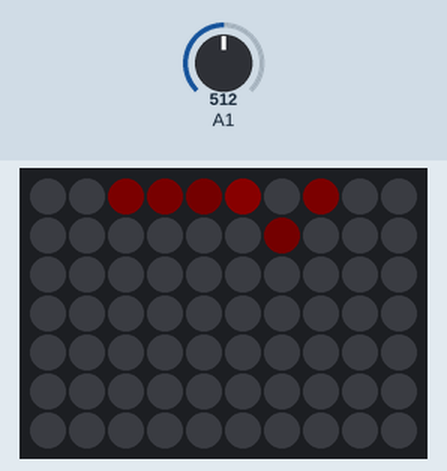
This sketch was run on a simulated Arduino Uno, built with avr-gcc and run on an emulated ATmega328P. Parts: 10×7 RGB LED matrix (first LED top left, wired row by row). The inputs (shaded band) are chosen by the test bench; at power-on: A1 = 512. Dim RGB values are drawn brighter than linear; random numbers use the default seed unless the sketch sets one.

Above: at 1.2 s.
1.3 s: A1 set to 716
At 1.48 s:
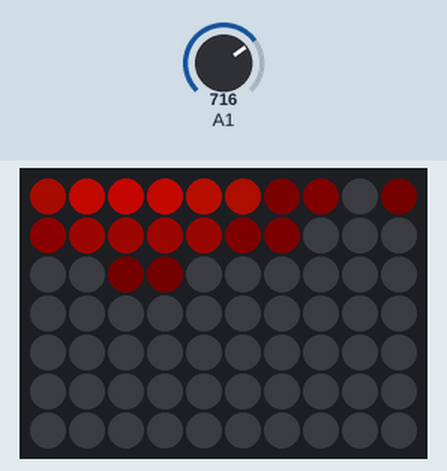
2.9 s: A1 set to 900
At 3.05 s:
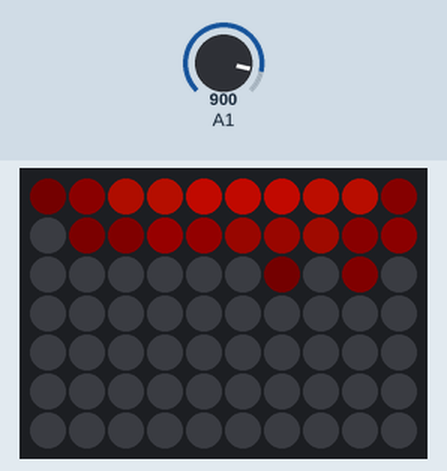
4.4 s: A1 set to 1023
At 4.62 s:
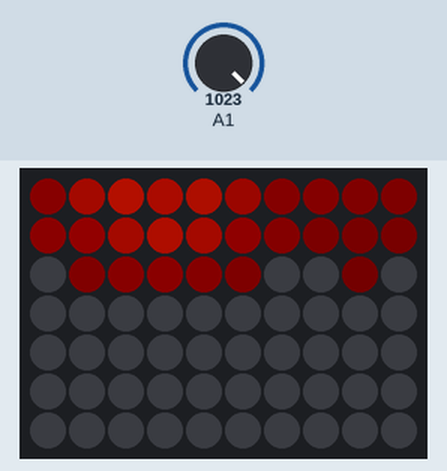

The sketch:

FireMicrophoneSlightlyDefective.ino
```cpp
#include <FastLED.h>

#define LED_PIN  6

#define COLOR_ORDER RGB
#define CHIPSET     WS2811

#define BRIGHTNESS 255

#define  MESSAGE "This is a little message inclubing a typo. If you can read this, you stared long enough onto these pixels to actually read all of it."

// Helper functions for an two-dimensional XY matrix of pixels.
// Simple 2-D demo code is included as well.
//
//     XY(x,y) takes x and y coordinates and returns an LED index number,
//             for use like this:  leds[ XY(x,y) ] == CRGB::Red;
//             No error checking is performed on the ranges of x and y.
//
//     XYsafe(x,y) takes x and y coordinates and returns an LED index number,
//             for use like this:  leds[ XY(x,y) ] == CRGB::Red;
//             Error checking IS performed on the ranges of x and y, and an
//             index of "-1" is returned.  Special instructions below
//             explain how to use this without having to do your own error
//             checking every time you use this function.
//             This is a slightly more advanced technique, and
//             it REQUIRES SPECIAL ADDITIONAL setup, described below.


// Params for width and height
const uint8_t kMatrixWidth = 10;
const uint8_t kMatrixHeight = 7;

// Param for different pixel layouts
const bool    kMatrixSerpentineLayout = true;
// Set 'kMatrixSerpentineLayout' to false if your pixels are
// laid out all running the same way, like this:
//
//     0 >  1 >  2 >  3 >  4
//                         |
//     .----<----<----<----'
//     |
//     5 >  6 >  7 >  8 >  9
//                         |
//     .----<----<----<----'
//     |
//    10 > 11 > 12 > 13 > 14
//                         |
//     .----<----<----<----'
//     |
//    15 > 16 > 17 > 18 > 19
//
// Set 'kMatrixSerpentineLayout' to true if your pixels are
// laid out back-and-forth, like this:
//
//     0 >  1 >  2 >  3 >  4
//                         |
//                         |
//     9 <  8 <  7 <  6 <  5
//     |
//     |
//    10 > 11 > 12 > 13 > 14
//                        |
//                        |
//    19 < 18 < 17 < 16 < 15
//
// Bonus vocabulary word: anything that goes one way
// in one row, and then backwards in the next row, and so on
// is call "boustrophedon", meaning "as the ox plows."


// This function will return the right 'led index number' for
// a given set of X and Y coordinates on your matrix.
// IT DOES NOT CHECK THE COORDINATE BOUNDARIES.
// That's up to you.  Don't pass it bogus values.
//
// Use the "XY" function like this:
//
//    for( uint8_t x = 0; x < kMatrixWidth; x++) {
//      for( uint8_t y = 0; y < kMatrixHeight; y++) {
//
//        // Here's the x, y to 'led index' in action:
//        leds[ XY( x, y) ] = CHSV( random8(), 255, 255);
//
//      }
//    }
//
//
uint16_t XY( uint8_t x, uint8_t y)
{
  uint16_t i;

  if ( kMatrixSerpentineLayout == false) {
    i = (y * kMatrixWidth) + x;
  }

  if ( kMatrixSerpentineLayout == true) {
    if ( !(y & 0x01)) {
      // Odd rows run backwards
      uint8_t reverseX = (kMatrixWidth - 1) - x;
      i = (y * kMatrixWidth) + reverseX;
    }
    else {
      // Even rows run forwards
      i = (y * kMatrixWidth) + x;
    }
  }

  return i;
}


// Once you've gotten the basics working (AND NOT UNTIL THEN!)
// here's a helpful technique that can be tricky to set up, but
// then helps you avoid the needs for sprinkling array-bound-checking
// throughout your code.
//
// It requires a careful attention to get it set up correctly, but
// can potentially make your code smaller and faster.
//
// Suppose you have an 8 x 5 matrix of 40 LEDs.  Normally, you'd
// delcare your leds array like this:
//    CRGB leds[40];
// But instead of that, declare an LED buffer with one extra pixel in
// it, "leds_plus_safety_pixel".  Then declare "leds" as a pointer to
// that array, but starting with the 2nd element (id=1) of that array:
//    CRGB leds_with_safety_pixel[41];
//    const CRGB* leds( leds_plus_safety_pixel + 1);
// Then you use the "leds" array as you normally would.
// Now "leds[0..N]" are aliases for "leds_plus_safety_pixel[1..(N+1)]",
// AND leds[-1] is now a legitimate and safe alias for leds_plus_safety_pixel[0].
// leds_plus_safety_pixel[0] aka leds[-1] is now your "safety pixel".
//
// Now instead of using the XY function above, use the one below, "XYsafe".
//
// If the X and Y values are 'in bounds', this function will return an index
// into the visible led array, same as "XY" does.
// HOWEVER -- and this is the trick -- if the X or Y values
// are out of bounds, this function will return an index of -1.
// And since leds[-1] is actually just an alias for leds_plus_safety_pixel[0],
// it's a totally safe and legal place to access.  And since the 'safety pixel'
// falls 'outside' the visible part of the LED array, anything you write
// there is hidden from view automatically.
// Thus, this line of code is totally safe, regardless of the actual size of
// your matrix:
//    leds[ XYsafe( random8(), random8() ) ] = CHSV( random8(), 255, 255);
//
// The only catch here is that while this makes it safe to read from and
// write to 'any pixel', there's really only ONE 'safety pixel'.  No matter
// what out-of-bounds coordinates you write to, you'll really be writing to
// that one safety pixel.  And if you try to READ from the safety pixel,
// you'll read whatever was written there last, reglardless of what coordinates
// were supplied.

#define NUM_LEDS (kMatrixWidth * kMatrixHeight)
CRGB leds_plus_safety_pixel[ NUM_LEDS + 1];
CRGB* leds( leds_plus_safety_pixel + 1);
byte buf[ 2 ][ kMatrixWidth+2 ][ kMatrixHeight+4 ];
byte bufi = 0;
int mic_cur, mic_old, mic_delta, mic_mean, mic_mean_delta, mic_mean_old, mic_mean_far = 0;

uint16_t XYsafe( int x, int y)
{
  if ( x >= kMatrixWidth) return -1;
  if ( y >= kMatrixHeight) return -1;
  if ( x < 0) return -1;
  if ( y < 0) return -1;
  return XY(x, y);
}


static unsigned char Font5x7[] = {
  0x00, 0x00, 0x00, 0x00, 0x00,// (space)
  0x00, 0x00, 0x5F, 0x00, 0x00,// !
  0x00, 0x07, 0x00, 0x07, 0x00,// "
  0x14, 0x7F, 0x14, 0x7F, 0x14,// #
  0x24, 0x2A, 0x7F, 0x2A, 0x12,// $
  0x23, 0x13, 0x08, 0x64, 0x62,// %
  0x36, 0x49, 0x55, 0x22, 0x50,// &
  0x00, 0x05, 0x03, 0x00, 0x00,// '
  0x00, 0x1C, 0x22, 0x41, 0x00,// (
  0x00, 0x41, 0x22, 0x1C, 0x00,// )
  0x08, 0x2A, 0x1C, 0x2A, 0x08,// *
  0x08, 0x08, 0x3E, 0x08, 0x08,// +
  0x00, 0x50, 0x30, 0x00, 0x00,// ,
  0x08, 0x08, 0x08, 0x08, 0x08,// -
  0x00, 0x60, 0x60, 0x00, 0x00,// .
  0x20, 0x10, 0x08, 0x04, 0x02,// /
  0x3E, 0x51, 0x49, 0x45, 0x3E,// 0
  0x00, 0x42, 0x7F, 0x40, 0x00,// 1
  0x42, 0x61, 0x51, 0x49, 0x46,// 2
  0x21, 0x41, 0x45, 0x4B, 0x31,// 3
  0x18, 0x14, 0x12, 0x7F, 0x10,// 4
  0x27, 0x45, 0x45, 0x45, 0x39,// 5
  0x3C, 0x4A, 0x49, 0x49, 0x30,// 6
  0x01, 0x71, 0x09, 0x05, 0x03,// 7
  0x36, 0x49, 0x49, 0x49, 0x36,// 8
  0x06, 0x49, 0x49, 0x29, 0x1E,// 9
  0x00, 0x36, 0x36, 0x00, 0x00,// :
  0x00, 0x56, 0x36, 0x00, 0x00,// ;
  0x00, 0x08, 0x14, 0x22, 0x41,// <
  0x14, 0x14, 0x14, 0x14, 0x14,// =
  0x41, 0x22, 0x14, 0x08, 0x00,// >
  0x02, 0x01, 0x51, 0x09, 0x06,// ?
  0x32, 0x49, 0x79, 0x41, 0x3E,// @
  0x7E, 0x11, 0x11, 0x11, 0x7E,// A
  0x7F, 0x49, 0x49, 0x49, 0x36,// B
  0x3E, 0x41, 0x41, 0x41, 0x22,// C
  0x7F, 0x41, 0x41, 0x22, 0x1C,// D
  0x7F, 0x49, 0x49, 0x49, 0x41,// E
  0x7F, 0x09, 0x09, 0x01, 0x01,// F
  0x3E, 0x41, 0x41, 0x51, 0x32,// G
  0x7F, 0x08, 0x08, 0x08, 0x7F,// H
  0x00, 0x41, 0x7F, 0x41, 0x00,// I
  0x20, 0x40, 0x41, 0x3F, 0x01,// J
  0x7F, 0x08, 0x14, 0x22, 0x41,// K
  0x7F, 0x40, 0x40, 0x40, 0x40,// L
  0x7F, 0x02, 0x04, 0x02, 0x7F,// M
  0x7F, 0x04, 0x08, 0x10, 0x7F,// N
  0x3E, 0x41, 0x41, 0x41, 0x3E,// O
  0x7F, 0x09, 0x09, 0x09, 0x06,// P
  0x3E, 0x41, 0x51, 0x21, 0x5E,// Q
  0x7F, 0x09, 0x19, 0x29, 0x46,// R
  0x46, 0x49, 0x49, 0x49, 0x31,// S
  0x01, 0x01, 0x7F, 0x01, 0x01,// T
  0x3F, 0x40, 0x40, 0x40, 0x3F,// U
  0x1F, 0x20, 0x40, 0x20, 0x1F,// V
  0x7F, 0x20, 0x18, 0x20, 0x7F,// W
  0x63, 0x14, 0x08, 0x14, 0x63,// X
  0x03, 0x04, 0x78, 0x04, 0x03,// Y
  0x61, 0x51, 0x49, 0x45, 0x43,// Z
  0x00, 0x00, 0x7F, 0x41, 0x41,// [
  0x02, 0x04, 0x08, 0x10, 0x20,// "\"
  0x41, 0x41, 0x7F, 0x00, 0x00,// ]
  0x04, 0x02, 0x01, 0x02, 0x04,// ^
  0x40, 0x40, 0x40, 0x40, 0x40,// _
  0x00, 0x01, 0x02, 0x04, 0x00,// `
  0x20, 0x54, 0x54, 0x54, 0x78,// a
  0x7F, 0x48, 0x44, 0x44, 0x38,// b
  0x38, 0x44, 0x44, 0x44, 0x20,// c
  0x38, 0x44, 0x44, 0x48, 0x7F,// d
  0x38, 0x54, 0x54, 0x54, 0x18,// e
  0x08, 0x7E, 0x09, 0x01, 0x02,// f
  0x08, 0x14, 0x54, 0x54, 0x3C,// g
  0x7F, 0x08, 0x04, 0x04, 0x78,// h
  0x00, 0x44, 0x7D, 0x40, 0x00,// i
  0x20, 0x40, 0x44, 0x3D, 0x00,// j
  0x00, 0x7F, 0x10, 0x28, 0x44,// k
  0x00, 0x41, 0x7F, 0x40, 0x00,// l
  0x7C, 0x04, 0x18, 0x04, 0x78,// m
  0x7C, 0x08, 0x04, 0x04, 0x78,// n
  0x38, 0x44, 0x44, 0x44, 0x38,// o
  0x7C, 0x14, 0x14, 0x14, 0x08,// p
  0x08, 0x14, 0x14, 0x18, 0x7C,// q
  0x7C, 0x08, 0x04, 0x04, 0x08,// r
  0x48, 0x54, 0x54, 0x54, 0x20,// s
  0x04, 0x3F, 0x44, 0x40, 0x20,// t
  0x3C, 0x40, 0x40, 0x20, 0x7C,// u
  0x1C, 0x20, 0x40, 0x20, 0x1C,// v
  0x3C, 0x40, 0x30, 0x40, 0x3C,// w
  0x44, 0x28, 0x10, 0x28, 0x44,// x
  0x0C, 0x50, 0x50, 0x50, 0x3C,// y
  0x44, 0x64, 0x54, 0x4C, 0x44,// z
  0x00, 0x08, 0x36, 0x41, 0x00,// {
  0x00, 0x00, 0x7F, 0x00, 0x00,// |
  0x00, 0x41, 0x36, 0x08, 0x00,// }
  0x08, 0x08, 0x2A, 0x1C, 0x08,// ->
  0x08, 0x1C, 0x2A, 0x08, 0x08 // <-
};


// Demo that USES "XY" follows code below

void loop()
{
  mic_cur = analogRead(A1);
  mic_delta = mic_cur - mic_old;
  //if( abs(mic_delta) < 2 ) mic_delta = 0;
  mic_mean += mic_delta / 4;
  mic_mean_delta = mic_mean - mic_mean_old;
  mic_mean_far += mic_mean_delta / 16;
  mic_old = mic_cur;
  mic_mean_old = mic_mean;

  int length = strlen(MESSAGE) * 6 + 20;
  uint32_t ms = millis();
  ms = ms & 0x0003FFFF;

  FireLoop();
  //MicroShow(ms);
  FastLED.show();
}

void MicroShow(uint32_t ms) {
  //if(mic_delta > 8) { leds[ XYsafe(0,0) ] = CRGB(0,0,255); }
  for( byte x = kMatrixWidth - 1; x > 0; x-- ) {
    for( byte y = 0; y < kMatrixHeight; y++ ) {
      leds[ XYsafe(x,y) ] = leds[ XYsafe(x-1, y) ];
    }
  }
  int l = (abs(mic_mean_far - mic_cur)*8);
  for( int i = 0; i < kMatrixHeight; i++) {
    leds[ XYsafe(0,i) ] = CRGB(0,0, min(255, l) );
    l = max(0,l-256);
  }
}

void SinesLoop(uint32_t ms) {
  Clear();
  for( int x = 0; x < kMatrixWidth; x++) {
    leds[ XYsafe(x, ((1.2+sin((ms+x)/4.0))/2.4)*kMatrixHeight) ].r = 255;
    leds[ XYsafe(x, ((1.2+sin((ms+x+7)/4.0))/2.4)*kMatrixHeight) ].g = 255;
    leds[ XYsafe(x, ((1.2+sin((ms+x+15)/4.0))/2.4)*kMatrixHeight) ].b = 255;
  }
}

CRGB palette(byte shade) {
  double r = 1-cos(((shade/255.0)*PI)/2);
  double g = ((1-cos(((shade/255.0)*6*PI)/2))/2) * (r*r*0.5);
  double b = (1-cos((max(shade-128,0)/128.0)*0.5*PI)) * r;
  return CRGB(r*255, g*255 , b*255);
}

#define COOLDOWN 12
uint16_t firecount = 0;
void FireLoop() {
  if( firecount % 4 == 0 ) {
    for( byte x = 0; x < kMatrixWidth+2; x++ ) {
      byte r = random(3);
      buf[bufi][x][kMatrixHeight+2] = (byte)0x31 << r;
      buf[bufi][x][kMatrixHeight+3] = (byte)0x31 << r+1;
    }
  }
  if( mic_mean_delta > 8 ) {
    byte w = min(4, mic_mean_delta/16) + 1;
    byte o = 1+w+random(kMatrixWidth-w-1);
    for( byte x = o-w; x <= o+w; x++) {
      for( byte y = 1; y <= 3; y++)  {
        buf[bufi][x][kMatrixHeight+y] = 255-((y-1)*64);
      }
    }
  }
  for( byte x = 1; x <= kMatrixWidth; x++ ) {
    for( int y = 0; y <= kMatrixHeight+2; y++ ) {
      int delta = (buf[bufi][x-1][y] + buf[bufi][x+1][y] + buf[bufi][x][y-1] + buf[bufi][x][y+1]) / 4;
      if( delta <= COOLDOWN ) delta = COOLDOWN;
      buf[bufi^1][x][y-1] = (delta - COOLDOWN);
    }
  }
  bufi ^= 1;
  for( byte x = 0; x < kMatrixWidth; x++ ) {
    for( byte y = 0; y < kMatrixHeight; y++ ) {
      leds[ XYsafe(x, y) ] = palette( buf[bufi][x+1][kMatrixHeight - y - 1] );
    }
  }
  firecount++;
}

void RainbowLoop(uint32_t ms) {
  int32_t yHueDelta32 = ((int32_t)cos16( ms * (27 / 1) ) * (350 / kMatrixWidth));
  int32_t xHueDelta32 = ((int32_t)cos16( ms * (39 / 1) ) * (310 / kMatrixHeight));
  DrawRainbowOneFrame( ms / 65536, yHueDelta32 / 32768, xHueDelta32 / 32768);
}

void PaletteTestLoop(uint32_t ms) {
  for( int x = 0; x < kMatrixWidth; x++ ) {
    for( int y = 0; y < kMatrixHeight; y++ ) {
      leds[ XYsafe(x,y) ] = palette( ((ms/100) + (x*kMatrixWidth) + y) % 255 );
    }
  }
}

void Clear() {
  for ( byte y = 0; y < kMatrixHeight; y++) {
    for ( byte x = 0; x < kMatrixWidth; x++) {
      leds[ XYsafe(x, y)]  = CHSV((16*y)+(47*x), 255, 42);
    }
  }
}

unsigned char* Char(unsigned char* font, char c) {
  return &font[(c - 32) * 5];
}

void DrawText(char *text, int x, int y) {
  for (int i = 0; i < strlen(text); i++) {
    DrawSprite(Char(Font5x7, text[i]), 5, x + i * 6, y);
  }
}

void DrawTextOneFrame(int xOffset) {
  Clear();
  DrawText(MESSAGE, 10 - xOffset, 0);
}

void DrawSprite(unsigned char* sprite, int length, int xOffset, int yOffset) {
  //  leds[ XYsafe(x, y) ] = CHSV(0, 0, 255);
  for ( byte y = 0; y < 7; y++) {
    for ( byte x = 0; x < 5; x++) {
      bool on = (sprite[x] >> (6 - y) & 1) * 255;
      if (on) {
        leds[ XYsafe(x + xOffset, y + yOffset)]  = CHSV( (36*y)+(47*x), 255, 255 );
      }
    }
  }
}


void DrawRainbowOneFrame( byte startHue8, int8_t yHueDelta8, int8_t xHueDelta8) {
  byte lineStartHue = startHue8;
  for ( byte y = 0; y < kMatrixHeight; y++) {
    lineStartHue += yHueDelta8;
    byte pixelHue = lineStartHue;
    for ( byte x = 0; x < kMatrixWidth; x++) {
      pixelHue += xHueDelta8;
      leds[ XY(x, y)]  = CHSV( pixelHue, 255, 255);
    }
  }
}

void setup() {
  FastLED.addLeds<CHIPSET, LED_PIN, COLOR_ORDER>(leds, NUM_LEDS);
  FastLED.setBrightness( BRIGHTNESS );
  pinMode(A1, INPUT);
  mic_mean_far = mic_mean = mic_old = mic_mean_old = analogRead(A1);
}
```
